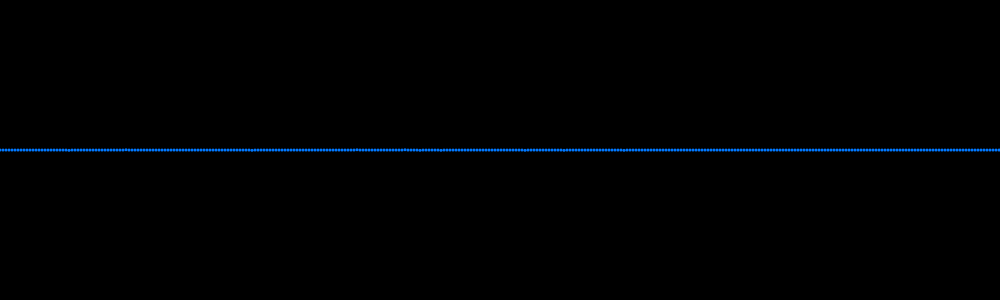
Frame 1 (no input)
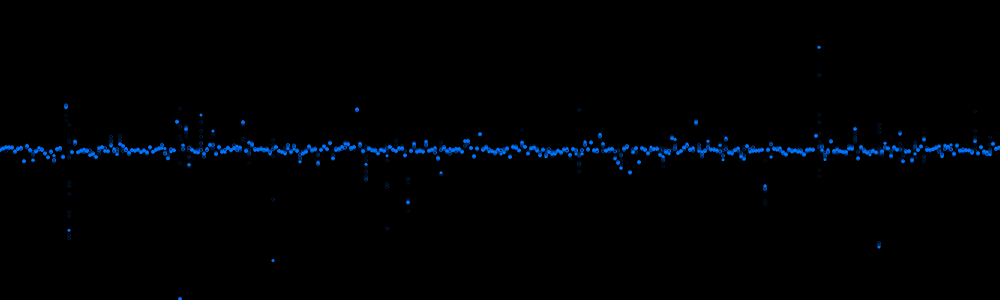
Frame 60 (no input)
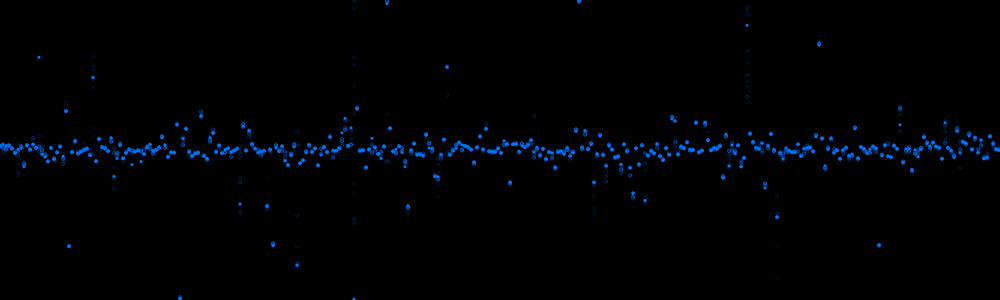
Frame 120 (the mouse pressed at the canvas centre since frame 60)

The p5.js sketch that drew these frames (run headless with seeded random() and noise() and a simulated clock; from frame 60 on, the mouse is pressed at the canvas centre):

// p5.js sketch
// ── sketch.js
var dots = [];

function setup() {
  createCanvas(1000, 300);
  background(0);
  for (var i = 0; i < width; i += 3) {
    dots.push(new Dot(i));
  }
}

function draw() {
  background(0);
  var sumOfVelocities = 0;
  for (var i = 0; i < dots.length; i++) {
    if (i < 0) {
      sumOfVelocities += dots[i-1].realVelocity;
      dots[i].setSpecialVelocity(sumOfVelocities);
    }
    dots[i].update();
    dots[i].display();
  }

}

// ── dot.js
// this is messy and not as intended …
function Dot(x) {
  this.x = x;
  this.y = height / 2;
  this.s = 3;
  this.red = 0;
  this.green = 120;
  this.blue = 255;
  this.memDepth = 30;
  this.memory = [];
  this.velocity = 0.05;
  this.specialVelocity = 0;
  this.realVelocity = this.velocity + this.specialVelocity;
  this.maxVelocity = 50;
  
  this.setSpecialVelocity = function(v) {
    this.specialVelocity = v;
  }
  this.update = function() {
    if (this.realVelocity <= this.maxVelocity && this.realVelocity >= -this.maxVelocity) {
      this.velocity += random(-this.velocity, this.velocity) + this.realVelocity;
    }
    this.memory.push(this.y);
    if (this.memory.length >= this.memDepth) {
      this.memory.splice(0, 1);
    }
    if (this.y >= height) {
      this.y = height - 1;
    } else if (this.y <= 0) {
      this.y = 1;
    } else {
      this.y += random(-this.velocity, this.velocity);
    }
  }
  this.display = function() {
    fill(this.setColor());
    noStroke();
    ellipse(this.x, this.y, this.s, this.s);
    line(this.x, this.y, this.x, this.y + this.velocity);
    push()
    this.alpha = 50;
    var fade = 50/this.memDepth;
    for (var m = this.memory.length; m >= 0 ; m -= 2) {
      this.alpha -= fade;
      noFill();
      stroke(this.setColor());
      ellipse(this.x, this.memory[m], this.s, this.s);
    }
    pop();
    this.alpha = 255;
  }
  this.setColor = function() {
    return color(this.red, this.green, this.blue, this.alpha);
  }
}
